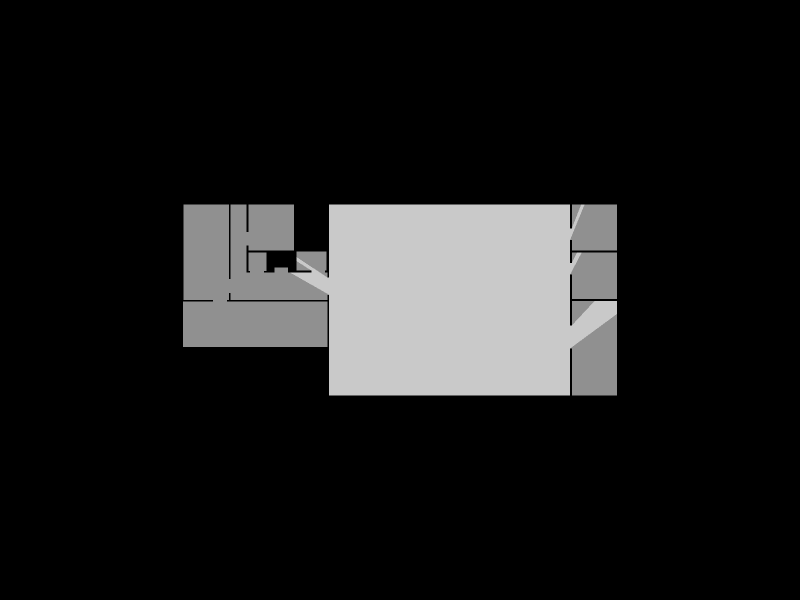

Notebook source saved alongside this figure:
### Code cell
Topology.Show(
    gallery_face,
    isovists,
    faceOpacity=0.6,
    showEdges=False,
    showVertices=False,
    camera=[0,0,6],
    backgroundColor="black",
    width=800,
    height=600,
    renderer=renderer
)

### Figure 1 — Plotly figure (JSON) as saved in the notebook; plotly's stock layout.template omitted (floating-point values rounded to 4 significant figures)
{"data": [{"cmax": 1, "cmin": 0, "color": "#FAFAFA", "colorscale": [[0, "#440154"], [0.1111, "#482878"], [0.2222, "#3e4989"], [0.3333, "#31688e"], [0.4444, "#26828e"], [0.5556, "#1f9e89"], [0.6667, "#35b779"], [0.7778, "#6ece58"], [0.8889, "#b5de2b"], [1, "#fde725"]], "flatshading": true, "hoverinfo": "text", "hovertext": "", "i": [0, 3, 3, 5, 6, 6, 8, 8, 10, 10, 12, 13, 13, 15, 16, 17, 17, 19, 20, 20, 22, 23, 23, 25, 28, 29, 29, 32, 34, 37, 40, 40, 42, 43, 43, 44, 45, 45, 45, 47, 49, 52, 55, 56, 57, 58, 59, 59, 61, 61, 61, 63, 65, 66, 68, 68, 70, 70, 70, 72, 73, 73, 75, 75, 12, 77, 27, 28, 33, 33, 8, 80, 14, 14, 41, 41, 55, 67, 38, 39], "j": [1, 4, 0, 4, 4, 5, 9, 4, 8, 6, 10, 12, 11, 9, 3, 18, 13, 18, 21, 18, 17, 20, 19, 26, 25, 22, 31, 33, 35, 38, 39, 37, 38, 36, 38, 42, 43, 34, 36, 48, 50, 53, 49, 55, 40, 40, 58, 57, 56, 52, 62, 60, 40, 67, 66, 65, 59, 60, 71, 67, 68, 69, 68, 76, 26, 78, 78, 78, 10, 26, 79, 3, 81, 30, 50, 49, 57, 40, 30, 30], "k": [2, 0, 2, 3, 5, 7, 4, 6, 6, 11, 11, 11, 14, 8, 2, 13, 14, 17, 18, 19, 14, 19, 24, 27, 27, 30, 22, 25, 36, 39, 41, 39, 37, 38, 42, 37, 46, 36, 43, 28, 51, 54, 52, 52, 41, 57, 57, 60, 52, 54, 56, 64, 58, 65, 65, 69, 60, 63, 59, 66, 69, 74, 73, 68, 10, 27, 28, 47, 26, 25, 15, 16, 30, 22, 49, 55, 41, 65, 39, 81], "legendgroup": "3", "legendrank": 3, "lighting": {"facenormalsepsilon": 0}, "name": "1: Untitled (Faces)", "opacity": 0.6, "showlegend": false, "showscale": false, "text": "", "type": "mesh3d", "x": [2.6, 0, 0, 3.8, 2.6, 3.8, 3.95, 3.95, 3.95, 0.05, 4.1, 4.1, 5.5, 5.8, 4.1, 0.05, 12.5, 7, 5.8, 7, 5.65, 5.65, 7.9, 7.2, 7.2, 5.5, 5.5, 5.65, 5.65, 9.1, 9.1, 7.9, 5.5, 4.1, 9.8, 9.8, 11.1, 12.5, 11.1, 12.5, 12.65, 12.65, 12.3, 12.3, 12.5, 12.4, 12.4, 9.6, 5.65, 33.5, 12.65, 33.5, 33.65, 33.65, 37.55, 33.5, 33.65, 33.5, 33.5, 33.65, 33.65, 37.55, 33.65, 37.55, 33.65, 33.5, 33.5, 12.65, 33.65, 33.65, 37.55, 33.65, 33.5, 37.55, 33.65, 37.55, 33.65, 5.65, 9.6, 3.95, 12.5, 12.5], "y": [8.1, 8.1, 4.2, 8.1, 8.25, 8.25, 8.85, 8.25, 10.05, 8.25, 10.05, 8.85, 10.65, 10.65, 8.25, 16.5, 4.2, 10.65, 10.75, 10.75, 12.35, 10.75, 10.65, 12.35, 10.75, 14.15, 12.95, 12.95, 14.15, 11.05, 10.65, 11.05, 16.5, 16.5, 12.45, 10.8, 10.8, 10.2, 10.65, 8.7, 10.2, 8.7, 10.65, 10.8, 10.65, 12.45, 10.8, 16.5, 16.5, 4.05, 0, 0, 4.05, 0, 0, 6.05, 6.05, 10.45, 11.45, 11.45, 10.45, 8.15, 8.15, 8.35, 8.35, 13.45, 14.45, 16.5, 14.45, 13.45, 12.35, 12.35, 16.5, 12.55, 12.55, 16.5, 16.5, 12.55, 12.55, 16.5, 8.1, 8.25], "z": [0, 0, 0, 0, 0, 0, 0, 0, 0, 0, 0, 0, 0, 0, 0, 0, 0, 0, 0, 0, 0, 0, 0, 0, 0, 0, 0, 0, 0, 0, 0, 0, 0, 0, 0, 0, 0, 0, 0, 0, 0, 0, 0, 0, 0, 0, 0, 0, 0, 0, 0, 0, 0, 0, 0, 0, 0, 0, 0, 0, 0, 0, 0, 0, 0, 0, 0, 0, 0, 0, 0, 0, 0, 0, 0, 0, 0, 0, 0, 0, 0, 0]}, {"cmax": 1, "cmin": 0, "color": "#FAFAFA", "colorscale": [[0, "#440154"], [0.1111, "#482878"], [0.2222, "#3e4989"], [0.3333, "#31688e"], [0.4444, "#26828e"], [0.5556, "#1f9e89"], [0.6667, "#35b779"], [0.7778, "#6ece58"], [0.8889, "#b5de2b"], [1, "#fde725"]], "flatshading": true, "hoverinfo": "text", "hovertext": "", "i": [0, 3, 6, 6, 7, 8, 8, 11, 12, 13, 13, 14, 14, 16, 17, 18, 19, 19, 21, 21, 23, 24, 25, 26, 21, 6], "j": [1, 4, 3, 0, 6, 2, 9, 2, 11, 7, 2, 15, 12, 7, 16, 15, 20, 17, 22, 7, 22, 23, 22, 27, 26, 4], "k": [2, 5, 0, 2, 2, 9, 10, 8, 8, 2, 11, 12, 8, 13, 13, 14, 17, 13, 7, 16, 21, 21, 23, 24, 24, 3], "legendgroup": "6", "legendrank": 6, "lighting": {"facenormalsepsilon": 0}, "name": "2: Untitled (Faces)", "opacity": 0.6, "showlegend": false, "showscale": false, "text": "", "type": "mesh3d", "x": [11.1, 9.209, 12.65, 11.1, 9.8, 9.8, 12.5, 12.65, 33.5, 12.65, 33.5, 33.5, 33.65, 33.5, 37.55, 35.61, 33.5, 33.65, 37.55, 34.5, 34.09, 33.5, 12.65, 33.5, 33.65, 33.5, 34.75, 34.45], "y": [10.65, 10.65, 8.7, 10.8, 11.98, 11.63, 10.2, 10.2, 4.05, 0, 0, 6.05, 6.05, 10.45, 7.032, 8.15, 11.45, 11.45, 8.15, 12.35, 12.35, 13.45, 16.5, 14.45, 14.45, 16.5, 16.5, 16.5], "z": [0, 0, 0, 0, 0, 0, 0, 0, 0, 0, 0, 0, 0, 0, 0, 0, 0, 0, 0, 0, 0, 0, 0, 0, 0, 0, 0, 0]}], "layout": {"autosize": true, "height": 600, "margin": {"b": 40, "l": 40, "r": 40, "t": 40}, "paper_bgcolor": "#000000", "plot_bgcolor": "#000000", "scene": {"aspectmode": "data", "camera": {"center": {"x": 0, "y": 0, "z": 0}, "eye": {"x": 0, "y": 0, "z": 6}, "projection": {"type": "perspective"}, "up": {"x": 0, "y": 1, "z": 0}}, "xaxis": {"visible": false}, "yaxis": {"visible": false}, "zaxis": {"visible": false}}, "showlegend": true, "width": 800, "xaxis": {"showgrid": false, "visible": false, "zeroline": false}, "yaxis": {"showgrid": false, "visible": false, "zeroline": false}}}
